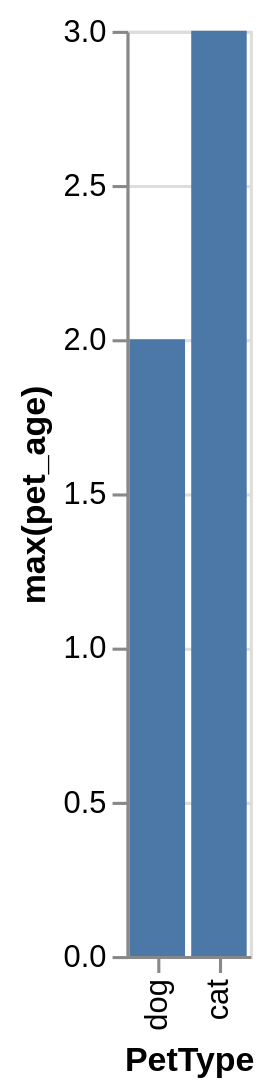

Vega-Lite specification for this chart:
### Vega-Lite specification from a JSON file in a GitHub repository (floating-point values rounded to 4 significant figures)
{"data": {"values": [{"x_data": "cat", "y_data": 3}, {"x_data": "dog", "y_data": 2}]}, "mark": "bar", "encoding": {"x": {"field": "x_data", "type": "nominal", "title": "PetType", "sort": "descending"}, "y": {"field": "y_data", "type": "quantitative", "title": "max(pet_age)"}}}
